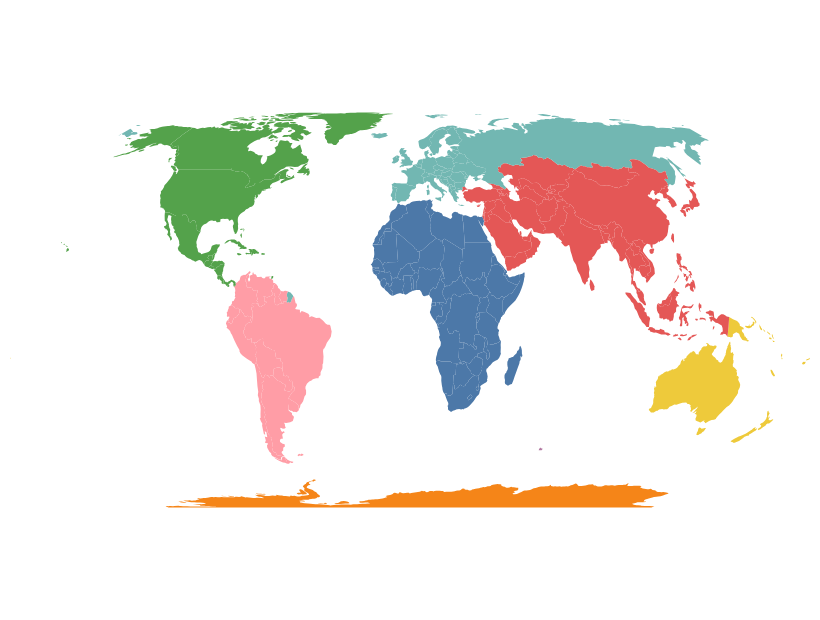

The code cell stored with this chart in its notebook:
### Code cell
# plotting world map
alt.Chart(world_map).mark_geoshape().encode(
    alt.Color('continent:N', legend=None)
)

### Figure 1 — Vega-Lite specification as saved in the notebook (floating-point values rounded to 4 significant figures; data arrays with more than 128 entries replaced by an {"elided": "..."} marker saying what was removed)
{"$schema": "https://vega.github.io/schema/vega-lite/v4.8.1.json", "config": {"view": {"continuousHeight": 300, "continuousWidth": 400}}, "data": {"name": "data-b36798bbed0674fc376ca2b69176d6c7"}, "datasets": {"data-b36798bbed0674fc376ca2b69176d6c7": {"elided": "177 records"}}, "encoding": {"color": {"field": "continent", "legend": null, "type": "nominal"}}, "mark": "geoshape"}
